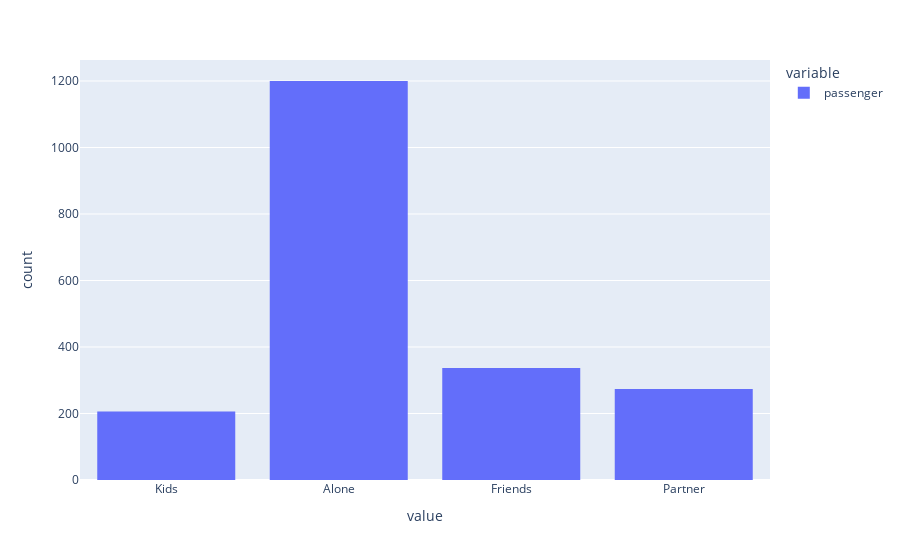

Notebook source saved alongside this figure:
### Markdown cell above
5. Use the same process to compare the acceptance rate between drivers who go to bars more than once a month and had passengers that were not a kid and had occupations other than farming, fishing, or forestry.

### Code cell
fig = px.histogram(bar_coupons['passenger'])
fig.show()
fig.write_image("images/bar_coupon_hist3.png")

### Figure 1 — Plotly figure (JSON) as saved in the notebook; plotly's stock layout.template omitted (floating-point values rounded to 4 significant figures; data arrays with more than 128 entries replaced by an {"elided": "..."} marker saying what was removed)
{"data": [{"alignmentgroup": "True", "bingroup": "x", "hovertemplate": "variable=passenger<br>value=%{x}<br>count=%{y}<extra></extra>", "legendgroup": "passenger", "marker": {"color": "#636efa", "pattern": {"shape": ""}}, "name": "passenger", "offsetgroup": "passenger", "orientation": "v", "showlegend": true, "type": "histogram", "x": {"elided": "2017 str values"}, "xaxis": "x", "yaxis": "y"}], "layout": {"barmode": "relative", "legend": {"title": {"text": "variable"}, "tracegroupgap": 0}, "margin": {"t": 60}, "xaxis": {"anchor": "y", "domain": [0, 1], "title": {"text": "value"}}, "yaxis": {"anchor": "x", "domain": [0, 1], "title": {"text": "count"}}}}
